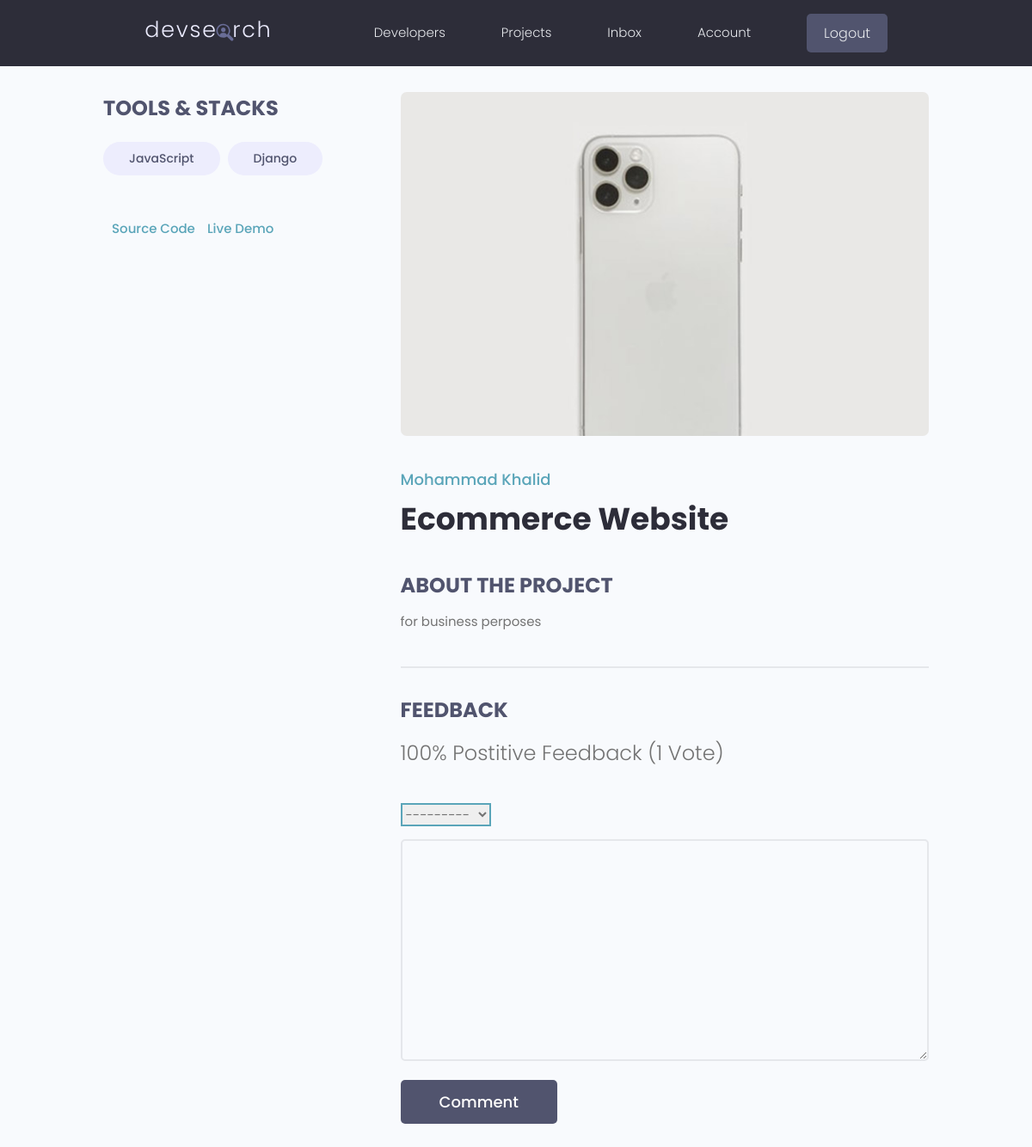
The page /projects/project/e3d5ca63-9461-4cb1-95a9-4701ee975ed4/ (signed in) on the database its author committed.
### projects/models.py (models this page shows, shortened)
class Tag(models.Model):
    name = models.CharField(max_length=200)
    created = models.DateTimeField(auto_now_add=True)
    id = models.UUIDField(default=uuid.uuid4, unique=True, primary_key=True, editable=False)
    def __str__(self):
        return self.name

class Projects(models.Model):
    owner = models.ForeignKey(Profile,on_delete=models.SET_NULL, null=True, blank=True)
    title = models.CharField(max_length=200)
    description = models.TextField(null=True, blank=True)
    featured_image = models.ImageField(null=True, blank=True, default='default.jpg')
    demo_link = models.CharField(max_length=2000, null=True, blank=True)
    source_link = models.CharField(max_length=2000, null=True, blank=True)
    tags = models.ManyToManyField('Tag', blank=True)
    vote_total = models.IntegerField(default=0, null=True, blank=True)
    vote_ratio = models.IntegerField(default=0, null=True, blank=True)
    created = models.DateTimeField(auto_now_add=True)
    id = models.UUIDField(default=uuid.uuid4, unique=True, primary_key=True, editable=False)
    class Meta:
        ordering = ['-vote_ratio', '-vote_total', 'title']
    @property
    def reviwers(self):
        queryset = self.reviews_set.all().values_list('owner__id', flat=True)
        return queryset

class Reviews(models.Model):
    VOTE_TYPE = [
        ('up', 'Up Vote'),
        ('down', 'Down Vote')
    ]
    owner = models.ForeignKey(Profile, on_delete=models.CASCADE, null=True, blank=True)
    project = models.ForeignKey(Projects, on_delete=models.CASCADE, null=True)
    body = models.TextField(null=True, blank=True)
    value = models.CharField(max_length=200,choices=VOTE_TYPE)
    created = models.DateTimeField(auto_now_add=True)
    id = models.UUIDField(default=uuid.uuid4, unique=True, primary_key=True, editable=False)
    class Meta:
        unique_together = [['owner','project']]

### users/models.py (models this page shows, shortened)
class Profile(models.Model):
    user = models.OneToOneField(User, on_delete=models.CASCADE, null=True, blank=True)
    name = models.CharField(max_length=200, null=True, blank=True)
    email = models.EmailField(max_length=400, null=True, blank=True)
    username = models.CharField(max_length=200, null=True, blank=True)
    location = models.CharField(max_length=200, null=True, blank=True)
    short_intro = models.CharField(max_length=200, null=True, blank=True)
    bio = models.TextField(blank=True, null=True)
    profile_image = models.ImageField(null=True, blank=True, upload_to='profiles/', default='profiles/user-default.png')
    social_github = models.CharField(max_length=200, null=True, blank=True)
    social_facebook = models.CharField(max_length=200, null=True, blank=True)
    social_linkedin = models.CharField(max_length=200, null=True, blank=True)
    Website = models.CharField(max_length=200, null=True, blank=True)
    created = models.DateTimeField(auto_now_add=True)
    id = models.UUIDField(default=uuid.uuid4, unique=True, primary_key=True, editable=False)

### projects/views.py (the view, shortened to what this page needs)
# urls.py: path('project/<str:pk>/', views.project, name = 'project'),
def project(request, pk):
    singleProject = Projects.objects.get(id=pk)
    form = ReviewForm()
    tags = singleProject.tags.all()
    return render(request, "projects/single-project.html", {'single':singleProject, 'tags':tags, 'form':form})

### projects/forms.py
class ReviewForm(ModelForm):
    class Meta:
        model = Reviews
        fields = ['value', 'body']
        labels = {
            'value':'Place your Votes',
            'body':'Add comment with you vote'
        }
    def __init__(self, *args, **kwargs):
        super(ReviewForm, self).__init__(*args, **kwargs)
        for name, field in self.fields.items():
            field.widget.attrs.update({'class':'input'})

### projects/templates/projects/single-project.html (shortened to what this page needs)
{% extends 'main.html' %}
{% block content %}
  <main class="singleProject my-md">
    <div class="container">
      <div class="layout">
        <div class="column column--1of3">
          <h3 class="singleProject__subtitle">Tools & Stacks</h3>
          <div class="singleProject__toolStack">
             {% for tag in tags %}
            <span class="tag tag--pill tag--sub tag--lg">
              <small>{{tag}}</small>
            </span>
             {% endfor %}
          </div>
            {% if single.source_link %}
          <a class="singleProject__liveLink" href="#" target="_blank">Source Code
          </a>
            {% endif %}
             {% if single.demo_link %}
          <a class="singleProject__liveLink" href="{{single.demo_link}}" target="_blank">Live Demo
          </a>
            {% endif %}
        </div>
        <div class="column column--2of3">
          <img class="singleProject__preview" src="{{single.featured_image.url}}" alt="portfolio thumbnail" />
          <a href="{% url 'user-profile' single.owner.id %}" class="singleProject__developer">{{single.owner.name}}</a>
          <h2 class="singleProject__title">{{single.title}}</h2>
          <h3 class="singleProject__subtitle">About the Project</h3>
          <div class="singleProject__info">
           {{single.description|safe}}
          </div>
          <div class="comments">
            <h3 class="singleProject__subtitle">Feedback</h3>
            <h5 class="project--rating">
              {{single.vote_ratio}}% Postitive Feedback ({{single.vote_total}} Vote{{single.vote_total|pluralize:"s"}})
            </h5>
            <form class="form" action="{% url 'project' single.id %}" method="POST">
  {% if request.user.is_authenticated %}
    {% if request.user.profile.id in single.reviwers %}
      <p>You already submitted your review.</p>
    {% elif request.user.profile.id == single.owner.id %}
      <p>You can't review your own project.</p>
    {% else %}
      {% for field in form %}
        <div class="form__field">
          {{ field }}
        </div>
      {% endfor %}
      <input class="btn btn--sub btn--lg" type="submit" value="Comment" />
    {% endif %}
  {% else %}
    <a href="{% url 'login' %}?next={{ request.get_full_path }}">You must login first</a>
  {% endif %}
</form>
          </div>
        </div>
      </div>
    </div>
  </main>
{% endblock content %}

### static/styles/app.css (style rules this page uses)
:root { --color-sub: #2d2d39; }
.btn--sub { background-color: var(--color-sub-light); }
img { width: 100%; }
.singleProject .column--1of3 { order: 2; }
@media screen and (min-width: 1081px) { .singleProject .column--1of3 { order: 1; } }
@media screen and (min-width: 1081px) { .singleProject .column--2of3 { order: 2; } }
.singleProject__toolStack { margin-top: 2rem; margin-bottom: 4rem; }
.singleProject__liveLink { font-weight: 500; transition: all 0.3s ease-in-out; border-bottom: 2px solid transparent; }
.singleProject__preview { height: 50vh; object-fit: cover; object-position: top center; margin-bottom: 3rem; border-radius: 0.7rem; }
.singleProject__developer { font-size: 1.8rem; font-weight: 500; }
.singleProject__title { font-size: 3.6rem; font-weight: 700; color: var(--color-sub); margin-bottom: 3rem; }
.project--rating { margin-bottom: 1.6em; margin-top: .5em; }
.singleProject__subtitle { text-transform: uppercase; font-size: 2.4rem; font-weight: 700; color: var(--color-sub-light); margin-bottom: 1rem; }
.comments { margin-top: 4rem; padding-top: 3rem; border-top: 2px solid var(--color-light); }

### static/uikit/styles/modules/_variables.css (style rules this page uses)
:root { --color-main: #5aa5b9; --color-main-light: #e6faff; --color-sub: #3f4156; --color-sub-light: #51546e; --color-sub-lighter: #ededfd; --color-text: #737373; --color-gray: #8b8b8b; --color-light: #e5e7eb; --color-light-gray: #767676; --color-bg: #f8fafd; --color-white: #fffefd; --color-white-light: #f3f3f3; --color-success: #359e64; --color-success-bg: #def8e8; --color-error: #fc4b0b; --color-error-bg: #fff2ee; --font-base: 'Poppins', arial, helvetica, 'Segoe UI', roboto, ubuntu, sans-serif; --font-monospace: 'Fira Code', 'Courier New', courier, monospace; --font-regular: 300; --font-medium: 500; --font-bold: 700; --generic-shadow: 1px 1px 5px #00000010; --generic-transition: all 0.3s ease-in-out; }

### static/uikit/styles/modules/_base.css (style rules this page uses)
* { margin: 0; padding: 0; box-sizing: border-box; text-rendering: optimizeLegibility; color: inherit; font-size: inherit; }
html { font-size: 50%; }
@media only screen and (min-width: 480px) { html { font-size: 56.25%; } }
@media only screen and (min-width: 1200px) { html { font-size: 62.5%; } }
body { line-height: 1.6; font-weight: 400; font-size: 1.5rem; color: var(--color-text); background-color: var(--color-bg); min-height: 100vh; }

### static/uikit/styles/modules/_typography.css (style rules this page uses)
* { font-family: var(--font-base); }
h2 { font-size: 3.6rem; font-weight: var(--font-bold); }
h3 { font-size: 3.2rem; font-weight: var(--font-medium); }
h5 { font-size: 2.4rem; font-weight: var(--font-medium); }
h5, h6 { font-weight: var(--font-regular); }
p, span, strong { font-size: 1.6rem; color: var(--color-text); font-weight: var(--font-regular); }
a { padding-bottom: 2px; text-decoration: none; display: inline-block; color: var(--color-main); font-weight: var(--font-medium); }

### static/uikit/styles/modules/_utilities.css (style rules this page uses)
.container { width: 92%; max-width: 165rem; margin: 0 auto; box-sizing: border-box; }
@media screen and (min-width: 1000px) { .container { width: 90%; } }
@media screen and (min-width: 1200px) { .container { width: 80%; } }
.my-md { margin: 3rem auto; }

### static/uikit/styles/modules/_button.css (style rules this page uses)
.btn { display: inline-block; position: relative; cursor: pointer; background-color: var(--color-light); font-weight: var(--font-medium); color: var(--color-sub); text-decoration: none; padding: 1rem 2rem; border-radius: 0.5rem; border: none; width: -webkit-fit-content; width: -moz-fit-content; width: fit-content; height: -webkit-fit-content; height: -moz-fit-content; height: fit-content; font-size: 1.6rem; outline-width: 0; outline-color: transparent; -webkit-backface-visibility: hidden; backface-visibility: hidden; transition: all 0.3s ease-in-out; }
.btn--sub { background-color: var(--color-sub); color: var(--color-white); }
.btn--lg { font-size: 1.8rem; padding: 1.2rem 4.5rem; }

### static/uikit/styles/modules/_form.css (style rules this page uses)
.form { display: block; }
.form__field { margin-top: 1.5rem; margin-bottom: 1.5rem; }
input.input[type='text'], input.input[type='email'], input.input[type='password'], input.input[type='number'], textarea.input { min-width: 24rem; width: 100%; padding: 1.2rem 1.5rem; border-radius: 0.5rem; border: 2px solid var(--color-light); transition: all 0.3s ease-in-out; background-color: var(--color-bg); }
input.input[type='text']:focus, input.input[type='email']:focus, input.input[type='password']:focus, input.input[type='number']:focus, input.input[type='text']:active, input.input[type='email']:active, input.input[type='password']:active, input.input[type='number']:active, select.input, textarea.input:focus, textarea.input:active { outline: none; border: 2px solid var(--color-main); }

### rows shown on the page
Tag: name "JavaScript"
Tag: name "Django"
Projects: featured_image (picture), owner.name "Mohammad Khalid", title "Ecommerce Website", description "for business perposes", vote_ratio "100", vote_total "1"
